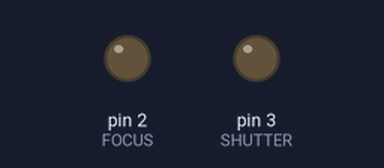
Recording of a sketch running on a simulated Arduino Uno, built with avr-gcc and run on an emulated ATmega328P. Parts: output pins drawn as LEDs (lit = HIGH).

Above: at 0.2 s.
At 1.05 s:
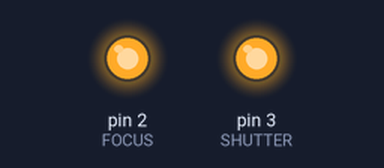
At 11.8 s:
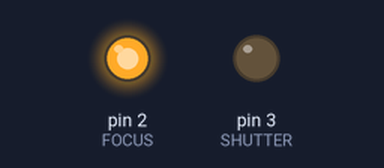
Timing chart, 0 to 14.4 s (numbered marks = the images above):
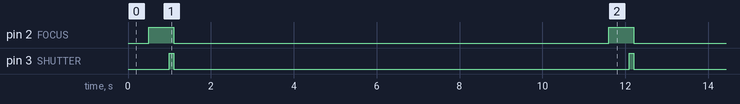

Measured:
- by itself, pin 2 (FOCUS): alternates HIGH for 0.60 s and LOW for 10.5 s
- by itself, pin 3 (SHUTTER): alternates HIGH for 0.10 s and LOW for 11.0 s
- by itself, everything shown: repeats every 11.1 s, in 3 steps

The sketch:

shutter_test.ino
```cpp
#define FOCUS 2
#define SHUTTER 3

void setup()
{
  pinMode(FOCUS,OUTPUT);
  pinMode(SHUTTER,OUTPUT);
}

void loop()
{
  delay(500);
  digitalWrite(FOCUS,HIGH);
  delay(500);
  digitalWrite(SHUTTER,HIGH);
  delay(100);
  digitalWrite(SHUTTER,LOW);
  digitalWrite(FOCUS,LOW);
  delay(10000);
}
```
